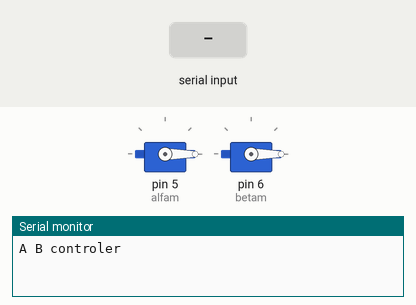
Simulated run of this sketch. Board: Arduino Uno, built with avr-gcc and run on an emulated ATmega328P. Shown: 2 × servo, the last lines printed to the serial monitor. The test bench sets the inputs (shaded band).

Above: at 1.2 s.
1.3 s: "90 45\n" received over Serial
At 2.5 s:
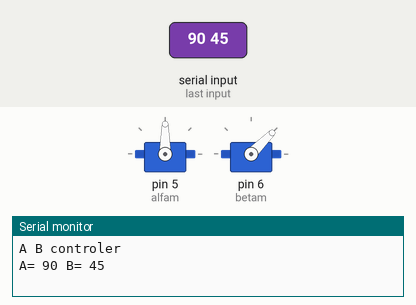
2.8 s: "1 90 45\n" received over Serial
At 3.7 s:
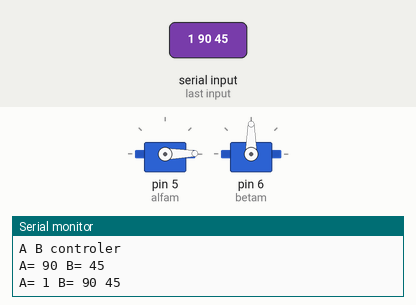
4.3 s: "30 150\n" received over Serial
At 4.9 s:
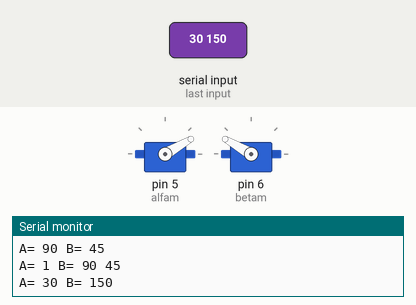
5.8 s: "90\n" received over Serial
At 7.0 s:
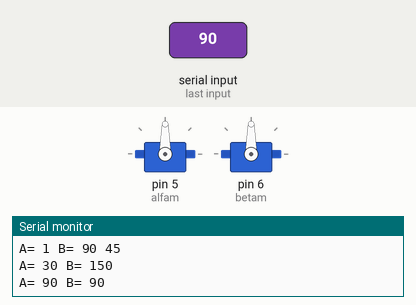
7.3 s: "200\n" received over Serial
At 8.4 s:
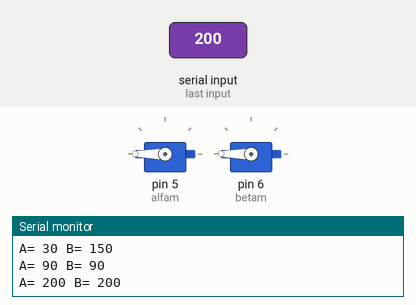
8.8 s: " \n" received over Serial
At 9.5 s:
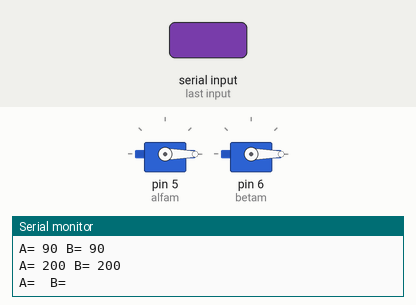
Timing chart, 0 to 11.3 s (numbered marks = the images above; inputs shaded):
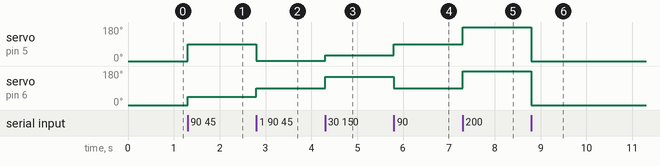

The sketch:

frw1.ino
```cpp
#include <Servo.h>

Servo alfam,betam;
void setup() {
// put your setup code here, to run once:
Serial.begin(115200);
Serial.println("A B controler");
alfam.attach(5);
betam.attach(6);
alfam.write(0);
betam.write(0);
}
String GMCode;

void loop() {
// put your main code here, to run repeatedly:
  if (Serial.available())
  {
    char c = Serial.read();
    if (c=='\n')
    {
      parseGMCode(GMCode);
      GMCode ="";
    }
    else
    {
      GMCode += c;
    }
  }
//  betam.write(120);
//  delay(1000);
//  betam.write(10);
//  delay(1000);
}
void parseGMCode(String com)
{
  String Part1;
  String Part2;
  Part1 = com.substring(0,com.indexOf(" "));
  Part2 = com.substring(com.indexOf(" ") + 1);


  alfam.write(Part1.toInt());
//
  betam.write(Part2.toInt());
//  delay(15);

  Serial.print("A= ");
  Serial.print(Part1);
  Serial.print(" B= ");
  Serial.println(Part2);

}
```

Measured:
- after the input at 1.3 s, servo on pin 5 (alfam): 0° → 90° at once; servo on pin 6 (betam): 0° → 45° at once
- after the input at 2.8 s, servo on pin 5 (alfam): 90° → 1° at once; servo on pin 6 (betam): 45° → 90° at once
- after the input at 4.3 s, servo on pin 5 (alfam): 1° → 30° at once; servo on pin 6 (betam): 90° → 150° at once
- after the input at 5.8 s, servo on pin 5 (alfam): 30° → 90° at once; servo on pin 6 (betam): 150° → 90° at once
- after the input at 7.3 s, servo on pin 5 (alfam), servo on pin 6 (betam): 90° → 180° at once
- after the input at 8.8 s, servo on pin 5 (alfam), servo on pin 6 (betam): 180° → 0° at once
